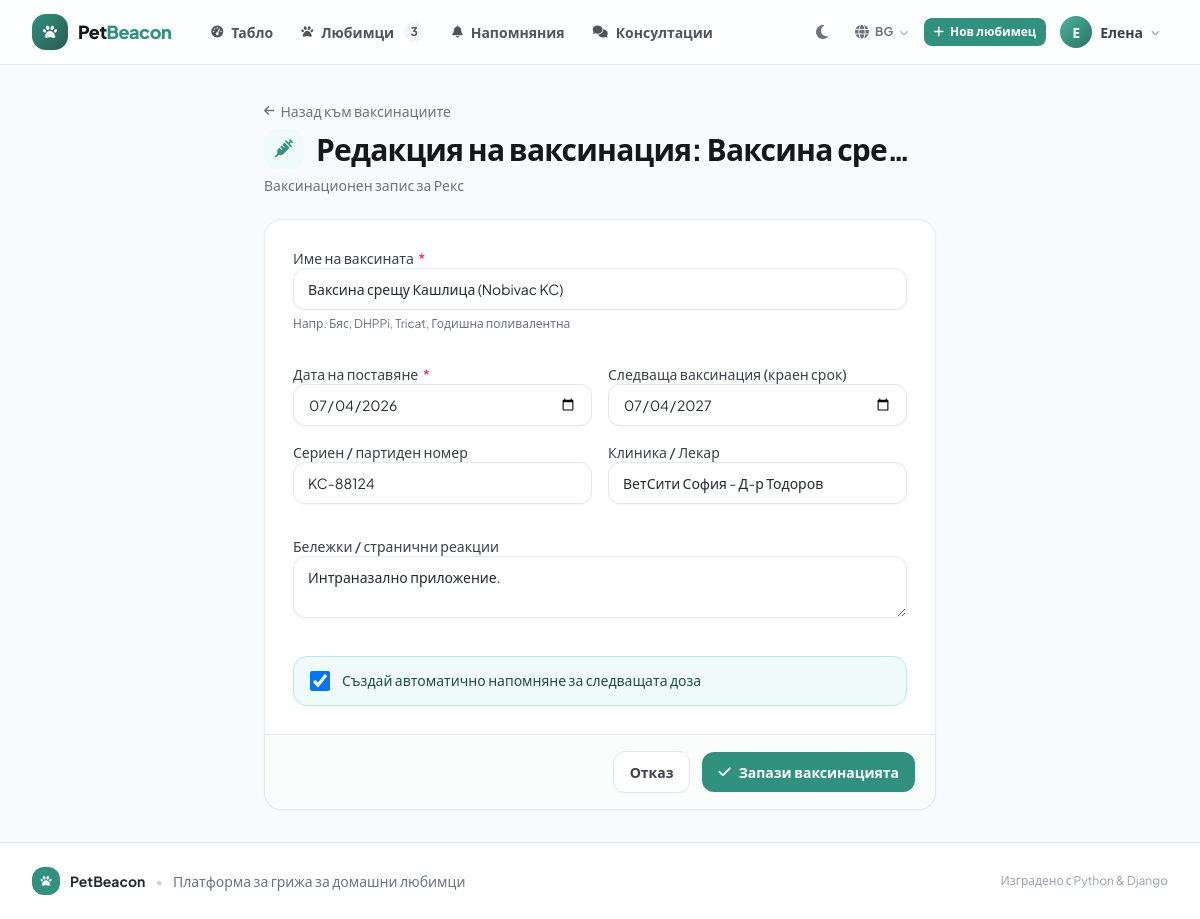
The app's page /bg/vaccinations/36/edit/ (signed in) with its own data.
### pets/models.py (models this page shows, shortened)
class Vaccination(models.Model):
    pet = models.ForeignKey(Pet, on_delete=models.CASCADE, related_name='vaccinations', verbose_name=gettext_lazy("Любимец"))
    name = models.CharField(
        max_length=150,
        verbose_name=gettext_lazy("Име на ваксината"),
        help_text=gettext_lazy("Напр. Бяс, DHPPi, Tricat, Годишна поливалентна"),
    )
    date_administered = models.DateField(verbose_name=gettext_lazy("Дата на поставяне"))
    next_due_date = models.DateField(null=True, blank=True, verbose_name=gettext_lazy("Следваща ваксинация (краен срок)"))
    batch_number = models.CharField(max_length=100, blank=True, verbose_name=gettext_lazy("Сериен / партиден номер"))
    clinic_or_vet = models.CharField(max_length=150, blank=True, verbose_name=gettext_lazy("Клиника / Лекар"))
    notes = models.TextField(blank=True, verbose_name=gettext_lazy("Бележки / странични реакции"))
    created_at = models.DateTimeField(auto_now_add=True)
    class Meta:
        verbose_name = gettext_lazy("Ваксинация")
        verbose_name_plural = gettext_lazy("Ваксинации")
        ordering = ['-date_administered']
        indexes = [
            models.Index(fields=['next_due_date'], name='vacc_next_due_idx'),
        ]
        constraints = [
            models.CheckConstraint(
                condition=(
                    models.Q(next_due_date__isnull=True)
                    | models.Q(next_due_date__gte=models.F('date_administered'))
                ),
                name='vacc_next_due_after_administered',
            ),
        ]

### pets/views.py (the view)
# urls.py: path('vaccinations/<int:pk>/edit/', views.vaccination_update_view, name='vaccination_update'),
@login_required
def vaccination_update_view(request, pk):
    vac = get_object_or_404(Vaccination, pk=pk, pet__owner=request.user)
    pet = vac.pet
    if request.method == 'POST':
        form = VaccinationForm(request.POST, instance=vac)
        if form.is_valid():
            form.save()
            messages.success(request, _("Ваксинацията '%(name)s' бе обновена успешно!") % {"name": vac.name})
            return redirect(_pet_detail_url(pet.pk, tab="vaccinations"))
    else:
        form = VaccinationForm(instance=vac)
    return render(request, 'pets/vaccination_form.html', {
        'form': form,
        'pet': pet,
        'vac': vac,
        'title': _('Редакция на ваксинация: %(name)s') % {"name": vac.name},
        'subtitle': _('Ваксинационен запис за %(name)s') % {"name": pet.name},
        'cancel_url': _pet_detail_url(pet.pk, tab="vaccinations"),
    })

### pets/forms.py (shortened to what this page needs)
class VaccinationForm(forms.ModelForm):
    create_reminder = forms.BooleanField(
        required=False,
        initial=True,
        label=gettext_lazy("Създай автоматично напомняне за следващата доза"),
        widget=DefaultCheckedCheckboxInput(attrs={'class': CHECKBOX_CLASSES})
    )
    class Meta:
        model = Vaccination
        fields = ['name', 'date_administered', 'next_due_date', 'batch_number', 'clinic_or_vet', 'notes']
        widgets = {
            'name': forms.TextInput(attrs={'class': '', 'placeholder': gettext_lazy("Напр. Бяс (Rabisin), DHPPi, Tricat...")}),
            'date_administered': forms.DateInput(attrs={'class': '', 'type': 'date'}),
            'next_due_date': forms.DateInput(attrs={'class': '', 'type': 'date'}),
            'batch_number': forms.TextInput(attrs={'class': '', 'placeholder': gettext_lazy("Партиден номер от стикера")}),
            'clinic_or_vet': forms.TextInput(attrs={'class': '', 'placeholder': gettext_lazy("Име на лекар или клиника")}),
            'notes': forms.Textarea(attrs={'class': '', 'rows': 2, 'placeholder': gettext_lazy("Наблюдавани реакции или бележки...")}),
        }

### accounts/models.py (called while the page is built)
    @property
    def is_vet(self):
        return self.role == self.ROLE_VET

### pets/templatetags/petcare_tags.py (called while the page is built)
@register.filter(name="add_class", is_safe=True)
def add_class(field, css_classes):
    if not isinstance(field, BoundField):
        return field
    widget = copy.copy(field.field.widget)
    attrs = {
        "class": " ".join(
            part for part in (widget.attrs.get("class", ""), css_classes) if part
        ).strip()
    }
    described_by = []
    if field.help_text:
        described_by.append(f"{field.auto_id}_helptext")
    if field.errors:
        described_by.append(f"{field.auto_id}_error")
    if described_by:
        attrs["aria-describedby"] = " ".join(described_by)
    return mark_safe(field.as_widget(widget=widget, attrs=attrs))

### pets/views.py (called while the page is built)
def _pet_detail_url(pet_pk, tab=None):
    url = reverse('pets:pet_detail', kwargs={'pk': pet_pk})
    return f"{url}?tab={tab}" if tab else url

### templates/pets/vaccination_form.html (shortened to what this page needs)
{% extends 'base.html' %}
{% load petcare_tags i18n %}
{% block content %}
{% translate "Назад към ваксинациите" as back_label %}
{% translate "Запази ваксинацията" as submit_label %}
<div class="mx-auto max-w-2xl space-y-6">
    {% include "partials/page_header.html" with title=title subtitle=subtitle icon="fa-solid fa-syringe" back_url=cancel_url back_label=back_label %}
    {% include "partials/form_open.html" with form=form submit_label=submit_label cancel_url=cancel_url %}
        {% include "partials/field.html" with field=form.name %}
        <div class="grid grid-cols-1 gap-4 sm:grid-cols-2">
            {% include "partials/field.html" with field=form.date_administered %}
            {% include "partials/field.html" with field=form.next_due_date %}
            {% include "partials/field.html" with field=form.batch_number %}
            {% include "partials/field.html" with field=form.clinic_or_vet %}
        </div>
        {% include "partials/field.html" with field=form.notes %}
        {% if form.create_reminder %}
            <label for="{{ form.create_reminder.id_for_label }}"
                   class="flex cursor-pointer items-start gap-3 rounded-xl border border-brand-200 bg-brand-50 px-4 py-3.5 transition hover:border-brand-300 hover:bg-brand-100/60 dark:border-brand-900/60 dark:bg-brand-950/30">
                {{ form.create_reminder }}
                <span class="text-sm font-medium leading-snug text-brand-900 dark:text-brand-200">
                    {{ form.create_reminder.label }}
                </span>
            </label>
        {% endif %}
    {% include "partials/form_close.html" %}
</div>
{% endblock %}

### templates/base.html (shortened to what this page needs)
{% load static i18n %}<!DOCTYPE html>
<html lang="{{ LANGUAGE_CODE }}" class="h-full scroll-smooth">
<head>
    <link rel="stylesheet" href="{% static 'css/app.css' %}">
    <link rel="stylesheet"
          href="https://cdnjs.cloudflare.com/ajax/libs/font-awesome/6.5.1/css/all.min.css"
>
</head>
<body class="flex min-h-full flex-col bg-ink-50 text-ink-800 antialiased dark:bg-ink-950 dark:text-ink-200">
<header class="sticky top-0 z-40 border-b border-ink-200/80 bg-white/85 backdrop-blur-md print-hidden dark:border-ink-800 dark:bg-ink-900/85">
    <div class="page">
        <div class="flex h-16 items-center gap-3">
            <a href="{% if user.is_authenticated %}{% url 'pets:dashboard' %}{% else %}{% url 'pets:home' %}{% endif %}"
               class="flex shrink-0 items-center gap-2.5 rounded-lg transition hover:opacity-90">
                <span class="flex h-9 w-9 items-center justify-center rounded-xl bg-gradient-to-br from-brand-600 to-brand-800 text-white shadow-sm">
                    <i class="fa-solid fa-paw text-sm" aria-hidden="true"></i>
                </span>
                <span class="text-lg font-extrabold tracking-tight text-ink-900 dark:text-white">
                    Pet<span class="text-brand-600 dark:text-brand-400">Beacon</span>
                </span>
            </a>
            {% if user.is_authenticated %}
            <nav class="ml-4 hidden flex-1 items-center gap-1 md:flex" aria-label="{% translate 'Основна навигация' %}">
                <a href="{% url 'pets:dashboard' %}"
                   class="nav-link {% if request.resolver_match.url_name == 'dashboard' %}nav-link-active{% endif %}"
                   {% if request.resolver_match.url_name == 'dashboard' %}aria-current="page"{% endif %}>
                    <i class="fa-solid fa-gauge-high text-xs" aria-hidden="true"></i> {% translate "Табло" %}
                </a>
                <a href="{% url 'pets:pet_list' %}"
                   class="nav-link {% if 'pet' in request.resolver_match.url_name and 'reminder' not in request.resolver_match.url_name and 'dashboard' not in request.resolver_match.url_name %}nav-link-active{% endif %}"
                   {% if 'pet' in request.resolver_match.url_name and 'reminder' not in request.resolver_match.url_name and 'dashboard' not in request.resolver_match.url_name %}aria-current="page"{% endif %}>
                    <i class="fa-solid fa-paw text-xs" aria-hidden="true"></i>{% if user.profile.is_vet %} {% translate "Пациенти" %}{% else %} {% translate "Любимци" %}{% endif %}
                    {% if nav_total_pets %}
                        <span class="ml-0.5 inline-flex h-5 min-w-5 items-center justify-center rounded-full bg-ink-100 px-1.5 text-xs font-bold text-ink-600 dark:bg-ink-800 dark:text-ink-300">{{ nav_total_pets }}</span>
                    {% endif %}
                </a>
                <a href="{% url 'pets:reminder_list' %}"
                   class="nav-link {% if 'reminder' in request.resolver_match.url_name %}nav-link-active{% endif %}"
                   {% if 'reminder' in request.resolver_match.url_name %}aria-current="page"{% endif %}>
                    <i class="fa-solid fa-bell text-xs" aria-hidden="true"></i> {% translate "Напомняния" %}
                </a>
                <a href="{% url 'pets:consultation_list' %}"
                   class="nav-link {% if 'consultation' in request.resolver_match.url_name %}nav-link-active{% endif %}"
                   {% if 'consultation' in request.resolver_match.url_name %}aria-current="page"{% endif %}>
                    <i class="fa-solid fa-comments text-xs" aria-hidden="true"></i> {% translate "Консултации" %}
                </a>
            </nav>
            {% endif %}
            <div class="ml-auto flex items-center gap-1.5">
                <button type="button" id="themeToggle" class="btn-icon"
                        aria-label="{% translate 'Смяна на цветовата тема' %}"
                        title="{% translate 'Смяна на темата' %}"
                        data-title-light="{% translate 'Светла тема' %}"
                        data-title-dark="{% translate 'Тъмна тема' %}">
                    <i class="fa-solid fa-moon" data-theme-icon="dark" aria-hidden="true"></i>
                </button>
                {% include "partials/language_switcher.html" %}
                {% if user.is_authenticated %}
                    <a href="{% url 'pets:pet_create' %}" class="btn-primary btn-sm hidden sm:inline-flex">
                        <i class="fa-solid fa-plus" aria-hidden="true"></i>{% if user.profile.is_vet %} {% translate "Нов пациент" %}{% else %} {% translate "Нов любимец" %}{% endif %}
                    </a>
                    <div class="relative" id="userMenu">
                        <button type="button" id="userMenuButton"
                                aria-label="{% blocktranslate with name=user.get_full_name|default:user.username %}Отвори менюто на потребителя: {{ name }}{% endblocktranslate %}"
                                class="flex items-center gap-2 rounded-xl px-2 py-1.5 transition hover:bg-ink-100 focus-visible:outline-2 focus-visible:outline-offset-2 focus-visible:outline-brand-500 dark:hover:bg-ink-800"
                                aria-expanded="false" aria-haspopup="true" aria-controls="userMenuDropdown">
                            <span class="flex h-8 w-8 items-center justify-center rounded-full bg-gradient-to-br from-brand-500 to-brand-700 text-sm font-bold text-white">
                                {{ user.first_name|default:user.username|slice:":1"|upper }}
                            </span>
                            <span class="hidden max-w-[7rem] truncate text-sm font-semibold text-ink-700 lg:block dark:text-ink-200">
                                {{ user.first_name|default:user.username }}
                            </span>
                            <i class="fa-solid fa-chevron-down text-[9px] text-ink-400 transition-transform duration-200" id="userChevron" aria-hidden="true"></i>
                        </button>
                    </div>
                {% else %}
                    <a href="{% url 'accounts:login' %}" class="btn-ghost btn-sm">{% translate "Вход" %}</a>
                    <a href="{% url 'accounts:register' %}" class="btn-primary btn-sm">{% translate "Регистрация" %}</a>
                {% endif %}
            </div>
        </div>
    </div>
</header>
<main id="main" class="page flex-1 py-6 sm:py-8">
    {% block content %}{% endblock %}
</main>
<footer class="mt-auto border-t border-ink-200 bg-white print-hidden dark:border-ink-800 dark:bg-ink-900">
    <div class="page flex flex-col items-center justify-between gap-3 py-6 text-sm text-ink-500 sm:flex-row dark:text-ink-400">
        <div class="flex items-center gap-2.5">
            <span class="flex h-7 w-7 items-center justify-center rounded-lg bg-brand-600 text-white">
                <i class="fa-solid fa-paw text-[11px]" aria-hidden="true"></i>
            </span>
            <span class="font-bold text-ink-800 dark:text-ink-100">PetBeacon</span>
            <span class="text-ink-300 dark:text-ink-700" aria-hidden="true">&bull;</span>
            <span>{% translate "Платформа за грижа за домашни любимци" %}</span>
        </div>
        <p class="text-xs text-ink-400">{% translate "Изградено с Python & Django" %}</p>
    </div>
</footer>
</body>
</html>

### templates/partials/field.html (shortened to what this page needs)
{% load petcare_tags i18n %}
<div class="{% if span %}sm:col-span-2{% else %}{{ cols|default:'' }}{% endif %}">
    {% if field.field.widget.input_type != "checkbox" %}
        <label for="{{ field.id_for_label }}" class="label {% if field.errors %}text-rose-700{% endif %}">
            {{ field.label }}{% if field.field.required %}
                <span class="ml-0.5 text-rose-500" aria-hidden="true">*</span>
            {% endif %}
        </label>
    {% endif %}
    {% if field.field.widget.input_type == 'file' %}
        {% if field.errors %}
            {% with widget_class="file-input field-error" %}{{ field|add_class:widget_class }}{% endwith %}
        {% else %}
            {{ field|add_class:"file-input" }}
        {% endif %}
    {% elif field.errors %}
        {{ field|add_class:"field field-error" }}
    {% else %}
        {{ field|add_class:"field" }}
    {% endif %}
    {% if field.help_text %}
        <p class="hint" id="{{ field.auto_id }}_helptext">{{ field.help_text }}</p>
    {% endif %}
</div>

### records on screen
Vaccination: name "Ваксина срещу Кашлица (Nobivac KC)", date_administered "07/04/2026", next_due_date "07/04/2027", batch_number "KC-88124", clinic_or_vet "ВетСити София - Д-р Тодоров", notes "Интраназално приложение."

### other values on screen
{{ nav_total_pets }} "3"
{{ code|upper }} "BG"
{{ user.first_name|default:user.username|slice:":1"|upper }} "Е"
{{ user.first_name|default:user.username }} "Елена"
{{ back_label|default:default_back_label }} "Назад към ваксинациите"
{{ title }} "Редакция на ваксинация: Ваксина сре…"
{{ subtitle }} "Ваксинационен запис за Рекс"
{{ field.label }} "Име на ваксината Дата на поставяне Следваща ваксинация (краен срок) Сериен / партиден номер Клиника / Лекар Бележки / странични реакции"
{{ field.help_text }} "Напр. Бяс, DHPPi, Tricat, Годишна поливалентна"
{{ submit_label|default:default_submit_label }} "Запази ваксинацията"
